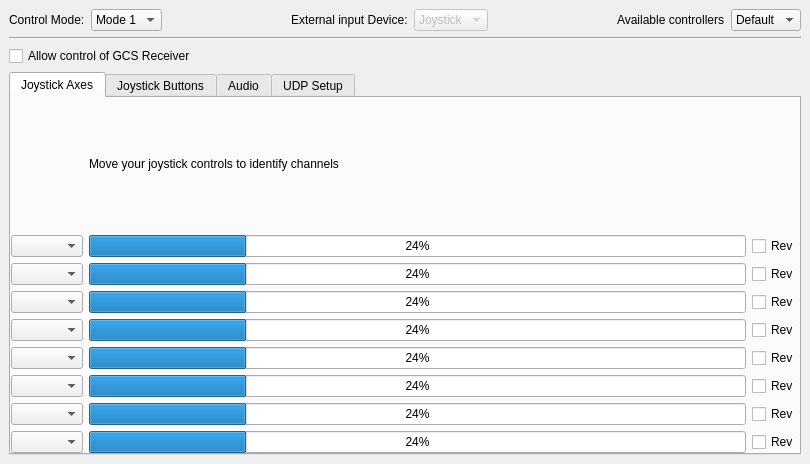
<?xml version="1.0" encoding="UTF-8"?>
<ui version="4.0">
 <class>GCSControlGadgetOptionsPage</class>
 <widget class="QWidget" name="GCSControlGadgetOptionsPage">
  <property name="geometry">
   <rect>
    <x>0</x>
    <y>0</y>
    <width>810</width>
    <height>464</height>
   </rect>
  </property>
  <property name="sizePolicy">
   <sizepolicy hsizetype="Expanding" vsizetype="Expanding">
    <horstretch>0</horstretch>
    <verstretch>0</verstretch>
   </sizepolicy>
  </property>
  <property name="windowTitle">
   <string>Form</string>
  </property>
  <layout class="QVBoxLayout" name="verticalLayout_6">
   <property name="margin">
    <number>0</number>
   </property>
   <item>
    <widget class="QScrollArea" name="scrollArea">
     <property name="frameShape">
      <enum>QFrame::NoFrame</enum>
     </property>
     <property name="frameShadow">
      <enum>QFrame::Plain</enum>
     </property>
     <property name="widgetResizable">
      <bool>true</bool>
     </property>
     <widget class="QWidget" name="scrollAreaWidgetContents_2">
      <property name="geometry">
       <rect>
        <x>0</x>
        <y>0</y>
        <width>810</width>
        <height>464</height>
       </rect>
      </property>
      <layout class="QVBoxLayout" name="verticalLayout">
       <property name="margin">
        <number>0</number>
       </property>
       <item>
        <widget class="QWidget" name="widget" native="true">
         <layout class="QVBoxLayout" name="verticalLayout_4">
          <item>
           <layout class="QHBoxLayout" name="horizontalLayout">
            <item>
             <widget class="QLabel" name="label">
              <property name="text">
               <string>Control Mode:</string>
              </property>
             </widget>
            </item>
            <item>
             <widget class="QComboBox" name="controlsMode">
              <item>
               <property name="text">
                <string>Mode 1</string>
               </property>
              </item>
              <item>
               <property name="text">
                <string>Mode 2</string>
               </property>
              </item>
              <item>
               <property name="text">
                <string>Mode 3</string>
               </property>
              </item>
              <item>
               <property name="text">
                <string>Mode 4</string>
               </property>
              </item>
             </widget>
            </item>
            <item>
             <spacer name="horizontalSpacer">
              <property name="orientation">
               <enum>Qt::Horizontal</enum>
              </property>
              <property name="sizeHint" stdset="0">
               <size>
                <width>40</width>
                <height>20</height>
               </size>
              </property>
             </spacer>
            </item>
            <item>
             <widget class="QLabel" name="label_2">
              <property name="text">
               <string>External input Device:</string>
              </property>
             </widget>
            </item>
            <item>
             <widget class="QComboBox" name="comboBox">
              <property name="enabled">
               <bool>false</bool>
              </property>
              <property name="toolTip">
               <string>Only joystick is implemented at this stage, so this control is disabled.</string>
              </property>
              <item>
               <property name="text">
                <string>Joystick</string>
               </property>
              </item>
              <item>
               <property name="text">
                <string>Audio</string>
               </property>
              </item>
             </widget>
            </item>
            <item>
             <spacer name="horizontalSpacer_2">
              <property name="orientation">
               <enum>Qt::Horizontal</enum>
              </property>
              <property name="sizeHint" stdset="0">
               <size>
                <width>40</width>
                <height>20</height>
               </size>
              </property>
             </spacer>
            </item>
            <item>
             <widget class="QLabel" name="label_5">
              <property name="text">
               <string>Available controllers</string>
              </property>
             </widget>
            </item>
            <item>
             <widget class="QComboBox" name="AvailableControllerList">
              <property name="enabled">
               <bool>true</bool>
              </property>
              <item>
               <property name="text">
                <string>Default</string>
               </property>
              </item>
             </widget>
            </item>
           </layout>
          </item>
          <item>
           <widget class="Line" name="line">
            <property name="orientation">
             <enum>Qt::Horizontal</enum>
            </property>
           </widget>
          </item>
          <item>
           <widget class="QCheckBox" name="gcsReceiverCB">
            <property name="text">
             <string>Allow control of GCS Receiver</string>
            </property>
           </widget>
          </item>
          <item>
           <widget class="QTabWidget" name="UDPSetup">
            <property name="currentIndex">
             <number>0</number>
            </property>
            <widget class="QWidget" name="tabWidgetPage2">
             <attribute name="title">
              <string>Joystick Axes</string>
             </attribute>
             <layout class="QVBoxLayout" name="verticalLayout_3" stretch="1">
              <property name="margin">
               <number>0</number>
              </property>
              <item>
               <layout class="QGridLayout" name="gridLayout_2">
                <item row="2" column="0">
                 <widget class="QComboBox" name="channel0"/>
                </item>
                <item row="2" column="2">
                 <widget class="QCheckBox" name="revCheckBox_1">
                  <property name="text">
                   <string>Rev</string>
                  </property>
                 </widget>
                </item>
                <item row="3" column="2">
                 <widget class="QCheckBox" name="revCheckBox_2">
                  <property name="text">
                   <string>Rev</string>
                  </property>
                 </widget>
                </item>
                <item row="3" column="0">
                 <widget class="QComboBox" name="channel1"/>
                </item>
                <item row="4" column="0">
                 <widget class="QComboBox" name="channel2"/>
                </item>
                <item row="5" column="0">
                 <widget class="QComboBox" name="channel3"/>
                </item>
                <item row="6" column="0">
                 <widget class="QComboBox" name="channel4"/>
                </item>
                <item row="7" column="0">
                 <widget class="QComboBox" name="channel5"/>
                </item>
                <item row="8" column="0">
                 <widget class="QComboBox" name="channel6"/>
                </item>
                <item row="9" column="0">
                 <widget class="QComboBox" name="channel7"/>
                </item>
                <item row="3" column="1">
                 <widget class="QProgressBar" name="joyCh1">
                  <property name="value">
                   <number>24</number>
                  </property>
                 </widget>
                </item>
                <item row="2" column="1">
                 <widget class="QProgressBar" name="joyCh0">
                  <property name="value">
                   <number>24</number>
                  </property>
                 </widget>
                </item>
                <item row="4" column="1">
                 <widget class="QProgressBar" name="joyCh2">
                  <property name="value">
                   <number>24</number>
                  </property>
                 </widget>
                </item>
                <item row="5" column="1">
                 <widget class="QProgressBar" name="joyCh3">
                  <property name="value">
                   <number>24</number>
                  </property>
                 </widget>
                </item>
                <item row="6" column="1">
                 <widget class="QProgressBar" name="joyCh4">
                  <property name="value">
                   <number>24</number>
                  </property>
                 </widget>
                </item>
                <item row="7" column="1">
                 <widget class="QProgressBar" name="joyCh5">
                  <property name="value">
                   <number>24</number>
                  </property>
                 </widget>
                </item>
                <item row="8" column="1">
                 <widget class="QProgressBar" name="joyCh6">
                  <property name="value">
                   <number>24</number>
                  </property>
                 </widget>
                </item>
                <item row="9" column="1">
                 <widget class="QProgressBar" name="joyCh7">
                  <property name="value">
                   <number>24</number>
                  </property>
                 </widget>
                </item>
                <item row="4" column="2">
                 <widget class="QCheckBox" name="revCheckBox_3">
                  <property name="text">
                   <string>Rev</string>
                  </property>
                 </widget>
                </item>
                <item row="5" column="2">
                 <widget class="QCheckBox" name="revCheckBox_4">
                  <property name="text">
                   <string>Rev</string>
                  </property>
                 </widget>
                </item>
                <item row="6" column="2">
                 <widget class="QCheckBox" name="revCheckBox_5">
                  <property name="text">
                   <string>Rev</string>
                  </property>
                 </widget>
                </item>
                <item row="7" column="2">
                 <widget class="QCheckBox" name="revCheckBox_6">
                  <property name="text">
                   <string>Rev</string>
                  </property>
                 </widget>
                </item>
                <item row="8" column="2">
                 <widget class="QCheckBox" name="revCheckBox_7">
                  <property name="text">
                   <string>Rev</string>
                  </property>
                 </widget>
                </item>
                <item row="9" column="2">
                 <widget class="QCheckBox" name="revCheckBox_8">
                  <property name="text">
                   <string>Rev</string>
                  </property>
                 </widget>
                </item>
                <item row="1" column="1">
                 <widget class="QLabel" name="label_3">
                  <property name="text">
                   <string>Move your joystick controls to identify channels</string>
                  </property>
                 </widget>
                </item>
               </layout>
              </item>
             </layout>
            </widget>
            <widget class="QWidget" name="tab">
             <attribute name="title">
              <string>Joystick Buttons</string>
             </attribute>
             <layout class="QVBoxLayout" name="verticalLayout_2">
              <property name="spacing">
               <number>2</number>
              </property>
              <property name="margin">
               <number>3</number>
              </property>
              <item>
               <widget class="QLabel" name="label_4">
                <property name="sizePolicy">
                 <sizepolicy hsizetype="Preferred" vsizetype="Fixed">
                  <horstretch>0</horstretch>
                  <verstretch>0</verstretch>
                 </sizepolicy>
                </property>
                <property name="text">
                 <string>Press buttons on controller to identify mappings</string>
                </property>
                <property name="alignment">
                 <set>Qt::AlignCenter</set>
                </property>
               </widget>
              </item>
              <item>
               <layout class="QGridLayout" name="gridLayout_3">
                <property name="horizontalSpacing">
                 <number>6</number>
                </property>
                <property name="verticalSpacing">
                 <number>4</number>
                </property>
                <item row="0" column="5">
                 <widget class="QDoubleSpinBox" name="buttonAmount0">
                  <property name="sizePolicy">
                   <sizepolicy hsizetype="Preferred" vsizetype="Fixed">
                    <horstretch>0</horstretch>
                    <verstretch>0</verstretch>
                   </sizepolicy>
                  </property>
                  <property name="decimals">
                   <number>2</number>
                  </property>
                  <property name="minimum">
                   <double>0.000000000000000</double>
                  </property>
                  <property name="maximum">
                   <double>1.000000000000000</double>
                  </property>
                  <property name="singleStep">
                   <double>0.100000000000000</double>
                  </property>
                  <property name="value">
                   <double>0.100000000000000</double>
                  </property>
                 </widget>
                </item>
                <item row="1" column="5">
                 <widget class="QDoubleSpinBox" name="buttonAmount1">
                  <property name="sizePolicy">
                   <sizepolicy hsizetype="Preferred" vsizetype="Fixed">
                    <horstretch>0</horstretch>
                    <verstretch>0</verstretch>
                   </sizepolicy>
                  </property>
                  <property name="decimals">
                   <number>2</number>
                  </property>
                  <property name="minimum">
                   <double>0.000000000000000</double>
                  </property>
                  <property name="maximum">
                   <double>1.000000000000000</double>
                  </property>
                  <property name="singleStep">
                   <double>0.100000000000000</double>
                  </property>
                  <property name="value">
                   <double>0.100000000000000</double>
                  </property>
                 </widget>
                </item>
                <item row="2" column="5">
                 <widget class="QDoubleSpinBox" name="buttonAmount2">
                  <property name="sizePolicy">
                   <sizepolicy hsizetype="Preferred" vsizetype="Fixed">
                    <horstretch>0</horstretch>
                    <verstretch>0</verstretch>
                   </sizepolicy>
                  </property>
                  <property name="decimals">
                   <number>2</number>
                  </property>
                  <property name="minimum">
                   <double>0.000000000000000</double>
                  </property>
                  <property name="maximum">
                   <double>1.000000000000000</double>
                  </property>
                  <property name="singleStep">
                   <double>0.100000000000000</double>
                  </property>
                  <property name="value">
                   <double>0.100000000000000</double>
                  </property>
                 </widget>
                </item>
                <item row="3" column="5">
                 <widget class="QDoubleSpinBox" name="buttonAmount3">
                  <property name="sizePolicy">
                   <sizepolicy hsizetype="Preferred" vsizetype="Fixed">
                    <horstretch>0</horstretch>
                    <verstretch>0</verstretch>
                   </sizepolicy>
                  </property>
                  <property name="decimals">
                   <number>2</number>
                  </property>
                  <property name="minimum">
                   <double>0.000000000000000</double>
                  </property>
                  <property name="maximum">
                   <double>1.000000000000000</double>
                  </property>
                  <property name="singleStep">
                   <double>0.100000000000000</double>
                  </property>
                  <property name="value">
                   <double>0.100000000000000</double>
                  </property>
                 </widget>
                </item>
                <item row="4" column="5">
                 <widget class="QDoubleSpinBox" name="buttonAmount4">
                  <property name="sizePolicy">
                   <sizepolicy hsizetype="Preferred" vsizetype="Fixed">
                    <horstretch>0</horstretch>
                    <verstretch>0</verstretch>
                   </sizepolicy>
                  </property>
                  <property name="decimals">
                   <number>2</number>
                  </property>
                  <property name="minimum">
                   <double>0.000000000000000</double>
                  </property>
                  <property name="maximum">
                   <double>1.000000000000000</double>
                  </property>
                  <property name="singleStep">
                   <double>0.100000000000000</double>
                  </property>
                  <property name="value">
                   <double>0.100000000000000</double>
                  </property>
                 </widget>
                </item>
                <item row="5" column="5">
                 <widget class="QDoubleSpinBox" name="buttonAmount5">
                  <property name="sizePolicy">
                   <sizepolicy hsizetype="Preferred" vsizetype="Fixed">
                    <horstretch>0</horstretch>
                    <verstretch>0</verstretch>
                   </sizepolicy>
                  </property>
                  <property name="decimals">
                   <number>2</number>
                  </property>
                  <property name="minimum">
                   <double>0.000000000000000</double>
                  </property>
                  <property name="maximum">
                   <double>1.000000000000000</double>
                  </property>
                  <property name="singleStep">
                   <double>0.100000000000000</double>
                  </property>
                  <property name="value">
                   <double>0.100000000000000</double>
                  </property>
                 </widget>
                </item>
                <item row="6" column="5">
                 <widget class="QDoubleSpinBox" name="buttonAmount6">
                  <property name="sizePolicy">
                   <sizepolicy hsizetype="Preferred" vsizetype="Fixed">
                    <horstretch>0</horstretch>
                    <verstretch>0</verstretch>
                   </sizepolicy>
                  </property>
                  <property name="decimals">
                   <number>2</number>
                  </property>
                  <property name="minimum">
                   <double>0.000000000000000</double>
                  </property>
                  <property name="maximum">
                   <double>1.000000000000000</double>
                  </property>
                  <property name="singleStep">
                   <double>0.100000000000000</double>
                  </property>
                  <property name="value">
                   <double>0.100000000000000</double>
                  </property>
                 </widget>
                </item>
                <item row="7" column="5">
                 <widget class="QDoubleSpinBox" name="buttonAmount7">
                  <property name="sizePolicy">
                   <sizepolicy hsizetype="Preferred" vsizetype="Fixed">
                    <horstretch>0</horstretch>
                    <verstretch>0</verstretch>
                   </sizepolicy>
                  </property>
                  <property name="decimals">
                   <number>2</number>
                  </property>
                  <property name="minimum">
                   <double>0.000000000000000</double>
                  </property>
                  <property name="maximum">
                   <double>1.000000000000000</double>
                  </property>
                  <property name="singleStep">
                   <double>0.100000000000000</double>
                  </property>
                  <property name="value">
                   <double>0.100000000000000</double>
                  </property>
                 </widget>
                </item>
                <item row="0" column="1">
                 <widget class="QCheckBox" name="buttonInput0">
                  <property name="sizePolicy">
                   <sizepolicy hsizetype="Maximum" vsizetype="Fixed">
                    <horstretch>0</horstretch>
                    <verstretch>0</verstretch>
                   </sizepolicy>
                  </property>
                  <property name="text">
                   <string>button 1</string>
                  </property>
                  <property name="checkable">
                   <bool>true</bool>
                  </property>
                 </widget>
                </item>
                <item row="1" column="1">
                 <widget class="QCheckBox" name="buttonInput1">
                  <property name="sizePolicy">
                   <sizepolicy hsizetype="Maximum" vsizetype="Fixed">
                    <horstretch>0</horstretch>
                    <verstretch>0</verstretch>
                   </sizepolicy>
                  </property>
                  <property name="text">
                   <string>button 2</string>
                  </property>
                  <property name="checkable">
                   <bool>true</bool>
                  </property>
                 </widget>
                </item>
                <item row="7" column="1">
                 <widget class="QCheckBox" name="buttonInput7">
                  <property name="sizePolicy">
                   <sizepolicy hsizetype="Maximum" vsizetype="Fixed">
                    <horstretch>0</horstretch>
                    <verstretch>0</verstretch>
                   </sizepolicy>
                  </property>
                  <property name="text">
                   <string>button 8</string>
                  </property>
                  <property name="checkable">
                   <bool>true</bool>
                  </property>
                 </widget>
                </item>
                <item row="6" column="1">
                 <widget class="QCheckBox" name="buttonInput6">
                  <property name="sizePolicy">
                   <sizepolicy hsizetype="Maximum" vsizetype="Fixed">
                    <horstretch>0</horstretch>
                    <verstretch>0</verstretch>
                   </sizepolicy>
                  </property>
                  <property name="text">
                   <string>button 7</string>
                  </property>
                  <property name="checkable">
                   <bool>true</bool>
                  </property>
                 </widget>
                </item>
                <item row="5" column="1">
                 <widget class="QCheckBox" name="buttonInput5">
                  <property name="sizePolicy">
                   <sizepolicy hsizetype="Maximum" vsizetype="Fixed">
                    <horstretch>0</horstretch>
                    <verstretch>0</verstretch>
                   </sizepolicy>
                  </property>
                  <property name="text">
                   <string>button 6</string>
                  </property>
                  <property name="checkable">
                   <bool>true</bool>
                  </property>
                 </widget>
                </item>
                <item row="4" column="1">
                 <widget class="QCheckBox" name="buttonInput4">
                  <property name="sizePolicy">
                   <sizepolicy hsizetype="Maximum" vsizetype="Fixed">
                    <horstretch>0</horstretch>
                    <verstretch>0</verstretch>
                   </sizepolicy>
                  </property>
                  <property name="text">
                   <string>button 5</string>
                  </property>
                  <property name="checkable">
                   <bool>true</bool>
                  </property>
                 </widget>
                </item>
                <item row="3" column="1">
                 <widget class="QCheckBox" name="buttonInput3">
                  <property name="sizePolicy">
                   <sizepolicy hsizetype="Maximum" vsizetype="Fixed">
                    <horstretch>0</horstretch>
                    <verstretch>0</verstretch>
                   </sizepolicy>
                  </property>
                  <property name="text">
                   <string>button 4</string>
                  </property>
                  <property name="checkable">
                   <bool>true</bool>
                  </property>
                 </widget>
                </item>
                <item row="2" column="1">
                 <widget class="QCheckBox" name="buttonInput2">
                  <property name="sizePolicy">
                   <sizepolicy hsizetype="Maximum" vsizetype="Fixed">
                    <horstretch>0</horstretch>
                    <verstretch>0</verstretch>
                   </sizepolicy>
                  </property>
                  <property name="text">
                   <string>button 3</string>
                  </property>
                  <property name="checkable">
                   <bool>true</bool>
                  </property>
                 </widget>
                </item>
                <item row="0" column="3">
                 <widget class="QComboBox" name="buttonFunction0">
                  <property name="sizePolicy">
                   <sizepolicy hsizetype="Preferred" vsizetype="Fixed">
                    <horstretch>0</horstretch>
                    <verstretch>0</verstretch>
                   </sizepolicy>
                  </property>
                 </widget>
                </item>
                <item row="1" column="3">
                 <widget class="QComboBox" name="buttonFunction1">
                  <property name="sizePolicy">
                   <sizepolicy hsizetype="Preferred" vsizetype="Fixed">
                    <horstretch>0</horstretch>
                    <verstretch>0</verstretch>
                   </sizepolicy>
                  </property>
                 </widget>
                </item>
                <item row="2" column="3">
                 <widget class="QComboBox" name="buttonFunction2">
                  <property name="sizePolicy">
                   <sizepolicy hsizetype="Preferred" vsizetype="Fixed">
                    <horstretch>0</horstretch>
                    <verstretch>0</verstretch>
                   </sizepolicy>
                  </property>
                 </widget>
                </item>
                <item row="3" column="3">
                 <widget class="QComboBox" name="buttonFunction3">
                  <property name="sizePolicy">
                   <sizepolicy hsizetype="Preferred" vsizetype="Fixed">
                    <horstretch>0</horstretch>
                    <verstretch>0</verstretch>
                   </sizepolicy>
                  </property>
                 </widget>
                </item>
                <item row="3" column="2">
                 <widget class="QComboBox" name="buttonAction3">
                  <property name="sizePolicy">
                   <sizepolicy hsizetype="Preferred" vsizetype="Fixed">
                    <horstretch>0</horstretch>
                    <verstretch>0</verstretch>
                   </sizepolicy>
                  </property>
                 </widget>
                </item>
                <item row="2" column="2">
                 <widget class="QComboBox" name="buttonAction2">
                  <property name="sizePolicy">
                   <sizepolicy hsizetype="Preferred" vsizetype="Fixed">
                    <horstretch>0</horstretch>
                    <verstretch>0</verstretch>
                   </sizepolicy>
                  </property>
                 </widget>
                </item>
                <item row="1" column="2">
                 <widget class="QComboBox" name="buttonAction1">
                  <property name="sizePolicy">
                   <sizepolicy hsizetype="Preferred" vsizetype="Fixed">
                    <horstretch>0</horstretch>
                    <verstretch>0</verstretch>
                   </sizepolicy>
                  </property>
                 </widget>
                </item>
                <item row="0" column="2">
                 <widget class="QComboBox" name="buttonAction0">
                  <property name="sizePolicy">
                   <sizepolicy hsizetype="Preferred" vsizetype="Fixed">
                    <horstretch>0</horstretch>
                    <verstretch>0</verstretch>
                   </sizepolicy>
                  </property>
                 </widget>
                </item>
                <item row="4" column="2">
                 <widget class="QComboBox" name="buttonAction4">
                  <property name="sizePolicy">
                   <sizepolicy hsizetype="Preferred" vsizetype="Fixed">
                    <horstretch>0</horstretch>
                    <verstretch>0</verstretch>
                   </sizepolicy>
                  </property>
                 </widget>
                </item>
                <item row="5" column="2">
                 <widget class="QComboBox" name="buttonAction5">
                  <property name="sizePolicy">
                   <sizepolicy hsizetype="Preferred" vsizetype="Fixed">
                    <horstretch>0</horstretch>
                    <verstretch>0</verstretch>
                   </sizepolicy>
                  </property>
                 </widget>
                </item>
                <item row="6" column="2">
                 <widget class="QComboBox" name="buttonAction6">
                  <property name="sizePolicy">
                   <sizepolicy hsizetype="Preferred" vsizetype="Fixed">
                    <horstretch>0</horstretch>
                    <verstretch>0</verstretch>
                   </sizepolicy>
                  </property>
                 </widget>
                </item>
                <item row="7" column="2">
                 <widget class="QComboBox" name="buttonAction7">
                  <property name="sizePolicy">
                   <sizepolicy hsizetype="Preferred" vsizetype="Fixed">
                    <horstretch>0</horstretch>
                    <verstretch>0</verstretch>
                   </sizepolicy>
                  </property>
                 </widget>
                </item>
                <item row="4" column="3">
                 <widget class="QComboBox" name="buttonFunction4">
                  <property name="sizePolicy">
                   <sizepolicy hsizetype="Preferred" vsizetype="Fixed">
                    <horstretch>0</horstretch>
                    <verstretch>0</verstretch>
                   </sizepolicy>
                  </property>
                 </widget>
                </item>
                <item row="5" column="3">
                 <widget class="QComboBox" name="buttonFunction5">
                  <property name="sizePolicy">
                   <sizepolicy hsizetype="Preferred" vsizetype="Fixed">
                    <horstretch>0</horstretch>
                    <verstretch>0</verstretch>
                   </sizepolicy>
                  </property>
                 </widget>
                </item>
                <item row="6" column="3">
                 <widget class="QComboBox" name="buttonFunction6">
                  <property name="sizePolicy">
                   <sizepolicy hsizetype="Preferred" vsizetype="Fixed">
                    <horstretch>0</horstretch>
                    <verstretch>0</verstretch>
                   </sizepolicy>
                  </property>
                 </widget>
                </item>
                <item row="7" column="4">
                 <widget class="QLabel" name="buttonLabel7">
                  <property name="minimumSize">
                   <size>
                    <width>15</width>
                    <height>0</height>
                   </size>
                  </property>
                  <property name="maximumSize">
                   <size>
                    <width>15</width>
                    <height>16777215</height>
                   </size>
                  </property>
                  <property name="text">
                   <string>by</string>
                  </property>
                 </widget>
                </item>
                <item row="7" column="3">
                 <widget class="QComboBox" name="buttonFunction7">
                  <property name="sizePolicy">
                   <sizepolicy hsizetype="Preferred" vsizetype="Fixed">
                    <horstretch>0</horstretch>
                    <verstretch>0</verstretch>
                   </sizepolicy>
                  </property>
                 </widget>
                </item>
                <item row="6" column="4">
                 <widget class="QLabel" name="buttonLabel6">
                  <property name="minimumSize">
                   <size>
                    <width>15</width>
                    <height>0</height>
                   </size>
                  </property>
                  <property name="maximumSize">
                   <size>
                    <width>15</width>
                    <height>16777215</height>
                   </size>
                  </property>
                  <property name="text">
                   <string>by</string>
                  </property>
                 </widget>
                </item>
                <item row="5" column="4">
                 <widget class="QLabel" name="buttonLabel5">
                  <property name="minimumSize">
                   <size>
                    <width>15</width>
                    <height>0</height>
                   </size>
                  </property>
                  <property name="maximumSize">
                   <size>
                    <width>15</width>
                    <height>16777215</height>
                   </size>
                  </property>
                  <property name="text">
                   <string>by</string>
                  </property>
                 </widget>
                </item>
                <item row="4" column="4">
                 <widget class="QLabel" name="buttonLabel4">
                  <property name="minimumSize">
                   <size>
                    <width>15</width>
                    <height>0</height>
                   </size>
                  </property>
                  <property name="maximumSize">
                   <size>
                    <width>15</width>
                    <height>16777215</height>
                   </size>
                  </property>
                  <property name="text">
                   <string>by</string>
                  </property>
                 </widget>
                </item>
                <item row="3" column="4">
                 <widget class="QLabel" name="buttonLabel3">
                  <property name="minimumSize">
                   <size>
                    <width>15</width>
                    <height>0</height>
                   </size>
                  </property>
                  <property name="maximumSize">
                   <size>
                    <width>15</width>
                    <height>16777215</height>
                   </size>
                  </property>
                  <property name="text">
                   <string>by</string>
                  </property>
                 </widget>
                </item>
                <item row="2" column="4">
                 <widget class="QLabel" name="buttonLabel2">
                  <property name="minimumSize">
                   <size>
                    <width>15</width>
                    <height>0</height>
                   </size>
                  </property>
                  <property name="maximumSize">
                   <size>
                    <width>15</width>
                    <height>16777215</height>
                   </size>
                  </property>
                  <property name="text">
                   <string>by</string>
                  </property>
                 </widget>
                </item>
                <item row="1" column="4">
                 <widget class="QLabel" name="buttonLabel1">
                  <property name="minimumSize">
                   <size>
                    <width>15</width>
                    <height>0</height>
                   </size>
                  </property>
                  <property name="maximumSize">
                   <size>
                    <width>15</width>
                    <height>16777215</height>
                   </size>
                  </property>
                  <property name="text">
                   <string>by</string>
                  </property>
                 </widget>
                </item>
                <item row="0" column="4">
                 <widget class="QLabel" name="buttonLabel0">
                  <property name="minimumSize">
                   <size>
                    <width>15</width>
                    <height>0</height>
                   </size>
                  </property>
                  <property name="maximumSize">
                   <size>
                    <width>15</width>
                    <height>16777215</height>
                   </size>
                  </property>
                  <property name="text">
                   <string>by</string>
                  </property>
                 </widget>
                </item>
               </layout>
              </item>
             </layout>
            </widget>
            <widget class="QWidget" name="tabWidgetPage3">
             <attribute name="title">
              <string>Audio</string>
             </attribute>
             <layout class="QVBoxLayout" name="verticalLayout_5">
              <property name="margin">
               <number>0</number>
              </property>
              <item>
               <widget class="QLabel" name="telemetryLabel">
                <property name="text">
                 <string>Audio: soundcard-based PPM decoding for trainer port. Not implemented yet.</string>
                </property>
               </widget>
              </item>
              <item>
               <spacer name="verticalSpacer">
                <property name="orientation">
                 <enum>Qt::Vertical</enum>
                </property>
                <property name="sizeHint" stdset="0">
                 <size>
                  <width>20</width>
                  <height>276</height>
                 </size>
                </property>
               </spacer>
              </item>
             </layout>
            </widget>
            <widget class="QWidget" name="UDPSetup_2">
             <attribute name="title">
              <string>UDP Setup</string>
             </attribute>
             <widget class="QGroupBox" name="groupBox">
              <property name="geometry">
               <rect>
                <x>20</x>
                <y>20</y>
                <width>301</width>
                <height>71</height>
               </rect>
              </property>
              <property name="title">
               <string>UDP Port Configuration</string>
              </property>
              <layout class="QHBoxLayout" name="horizontalLayout_2">
               <item>
                <widget class="QLabel" name="label_7">
                 <property name="text">
                  <string>Host:</string>
                 </property>
                </widget>
               </item>
               <item>
                <widget class="QLineEdit" name="udp_host">
                 <property name="maximumSize">
                  <size>
                   <width>120</width>
                   <height>16777215</height>
                  </size>
                 </property>
                 <property name="text">
                  <string>127.0.0.1</string>
                 </property>
                </widget>
               </item>
               <item>
                <widget class="QLabel" name="label_6">
                 <property name="text">
                  <string>Port:</string>
                 </property>
                </widget>
               </item>
               <item>
                <widget class="QLineEdit" name="udp_port">
                 <property name="maximumSize">
                  <size>
                   <width>50</width>
                   <height>16777215</height>
                  </size>
                 </property>
                 <property name="text">
                  <string>2323</string>
                 </property>
                </widget>
               </item>
              </layout>
             </widget>
            </widget>
           </widget>
          </item>
         </layout>
        </widget>
       </item>
      </layout>
     </widget>
    </widget>
   </item>
  </layout>
 </widget>
 <resources/>
 <connections/>
</ui>
